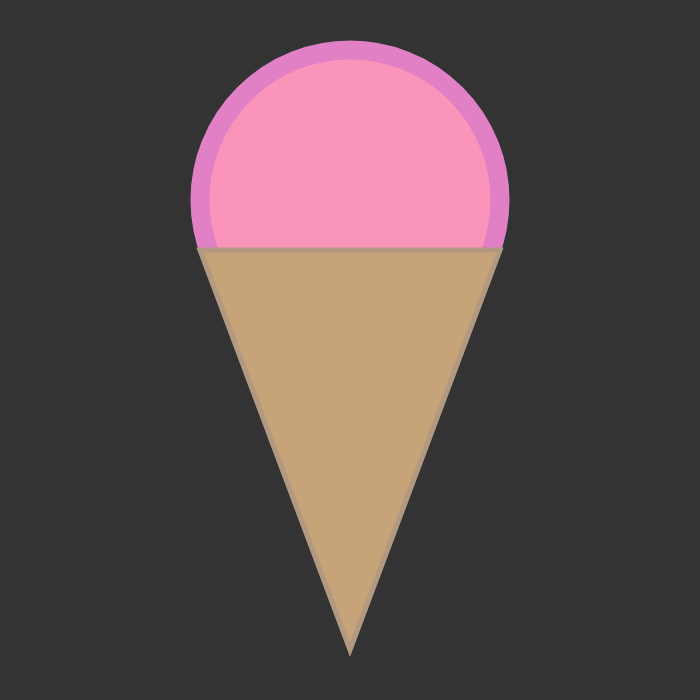
Frame 1 (no input)
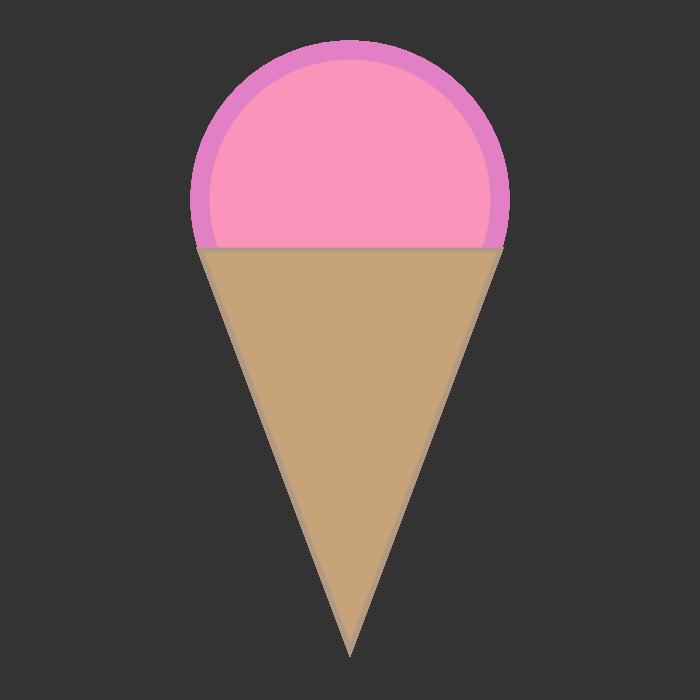
Frame 60 (no input)
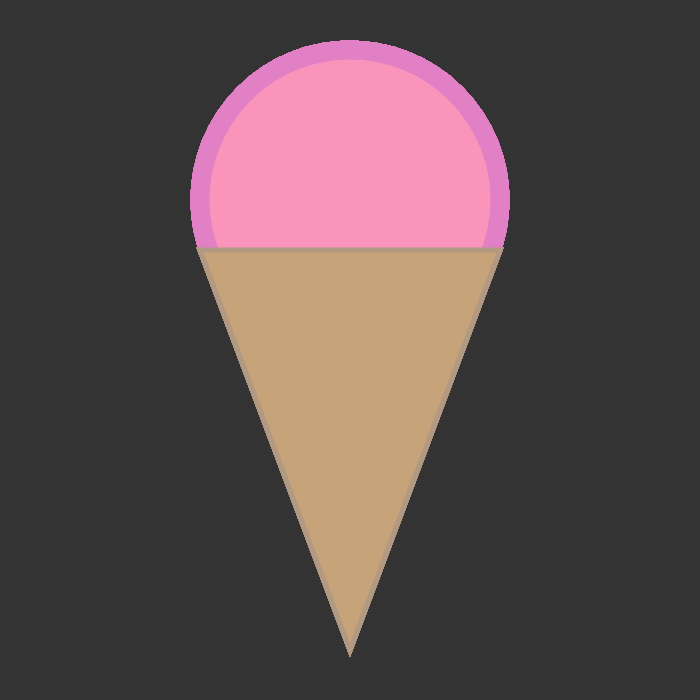
Frame 120 (the mouse pressed at the canvas centre since frame 60)

The p5.js sketch that drew these frames (run headless with seeded random() and noise() and a simulated clock; from frame 60 on, the mouse is pressed at the canvas centre):

// p5.js sketch
// ── sketch.js
function setup() {
  createCanvas(700, 700);
  background(51);
}

function draw() {
  //Ice Cream
  stroke(225, 128, 196);
  strokeWeight(19);
  fill(251, 148, 186);
  ellipse(350, 200, 300);
  //Ice Cream Cone
  strokeWeight(5);
  stroke(178,153,130);
  fill(198,163,120);
  triangle(200, 250, 350, 650, 500, 250);
  noCursor();
  
  
  

}
